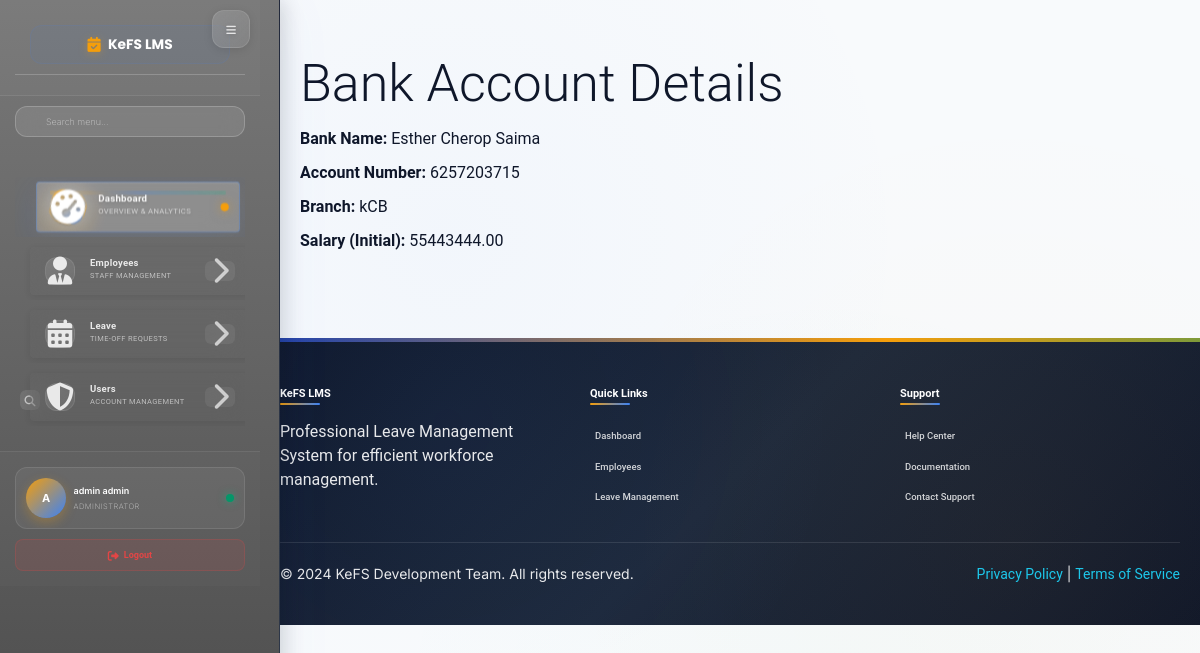
Screenshot of /dashboard/bank/ (signed in) with the database file from the repository.
### employee/models.py (models this page shows, shortened)
class CustomUser(AbstractUser): #auth_base.AbstractBaseUser
    HR = 1
    SUPERVISOR = 2
    USER = 3
    ROLE_CHOICES = (
        (HR, 'hr'),
        (SUPERVISOR, 'supervisor'),
        (USER, 'user'),
    )
    first_name = models.CharField(max_length=100)
    last_name = models.CharField(max_length=100)
    username = models.CharField(max_length=100)
    email = models.EmailField(unique=True)
    phone_number = models.CharField(max_length=100)
    role = models.PositiveSmallIntegerField(choices=ROLE_CHOICES, blank=True, null=True)
    date_joined = models.DateTimeField(auto_now_add=True)
    last_login = models.DateTimeField(auto_now=True)
    created_date = models.DateField(auto_now_add=True)
    modified_date = models.DateField(auto_now=True)
    is_active = models.BooleanField(default=False)
    is_admin = models.BooleanField(default=False)
    is_superuser = models.BooleanField(default=False)
    is_staff = models.BooleanField(default=False)
    objects = UserManager()
    USERNAME_FIELD = 'email'
    REQUIRED_FIELDS = ['username', 'first_name', 'last_name']

class Bank(models.Model):
    user = models.ForeignKey(settings.AUTH_USER_MODEL, on_delete=models.CASCADE)
    employee = models.ForeignKey(Employee, on_delete=models.CASCADE)  # Assuming you have an Employee model
    name = models.CharField(max_length=100, blank=True)
    account = models.CharField(max_length=100, blank=True)
    branch = models.CharField(max_length=255, blank=True)
    salary = models.DecimalField(max_digits=10, decimal_places=2, default=0)
    updated = models.DateTimeField(auto_now=True)

### dashboard/views.py (the view)
# urls.py: path('bank/', dashboard_bank_detail, name='bank'),  # URL pattern for bank details
@login_required
def dashboard_bank_detail(request):
    bank = Bank.objects.filter(user=request.user).first()  # Assuming there's only one bank account per user
    dataset = {'bank': bank}
    return render(request, 'dashboard/bank_detail.html', dataset)

### templates/dashboard/bank_detail.html (shortened to what this page needs)
{% extends '_layout.html' %}
{% load crispy_forms_tags %}
{% block content %}
<!DOCTYPE html>
<html lang="en">
<head>
</head>
<body>
    <div class="container">
        <h1>Bank Account Details</h1>
        {% if bank %}
            <p><strong>Bank Name:</strong> {{ bank.name }}</p>
            <p><strong>Account Number:</strong> {{ bank.account }}</p>
            <p><strong>Branch:</strong> {{ bank.branch }}</p>
            <p><strong>Salary (Initial):</strong> {{ bank.salary }}</p>
        {% else %}
            <p>No bank account information found for the current user.</p>
        {% endif %}
    </div>
</body>
</html>
{% endblock %}

### templates/_layout.html (shortened to what this page needs)
{% load static %}
<!doctype html>
<html lang="en">
<head>
    <link rel="stylesheet" href="https://cdnjs.cloudflare.com/ajax/libs/font-awesome/6.4.0/css/all.min.css">
    <link href="{% static 'css/bootstrap.min.css' %}" rel="stylesheet" />
    <link href="{% static 'css/animate.min.css' %}" rel="stylesheet"/>
    <link href="{% static 'css/light-bootstrap-dashboard.css' %}" rel="stylesheet"/>
    <link rel="stylesheet" href="https://code.jquery.com/ui/1.12.1/themes/base/jquery-ui.css">
</head>
<body>
    <div class="sidebar" id="sidebar">
        <div class="sidebar-wrapper">
            <div class="sidebar-header">
                <button class="sidebar-toggle" id="sidebar-toggle" aria-label="Toggle sidebar">
                    <i class="fas fa-bars"></i>
                </button>
                <div class="logo">
                    <a href="{% url 'dashboard:dashboard' %}">
                        <i class="fas fa-calendar-check"></i>
                        <span>KeFS LMS</span>
                    </a>
                </div>
            </div>
            <div class="sidebar-search">
                <i class="fas fa-search search-icon"></i>
                <input type="text" class="search-input" placeholder="Search menu..." id="sidebar-search">
            </div>
            <nav>
                <ul class="nav">
                    <li class="nav-item active">
                        <a href="{% url 'dashboard:dashboard' %}" class="nav-link">
                            <div class="nav-icon-wrapper">
                                <i class="fas fa-gauge-high nav-icon"></i>
                                <div class="nav-icon-glow"></div>
                            </div>
                            <div class="nav-content">
                                <span class="nav-title">Dashboard</span>
                                <span class="nav-subtitle">Overview & Analytics</span>
                            </div>
                            <div class="nav-indicator active"></div>
                        </a>
                    </li>
                    {% if request.user.is_superuser or request.user.is_staff %}
                    <li class="nav-item dropdown">
                        <a href="#" class="nav-link dropdown-toggle">
                            <div class="nav-icon-wrapper">
                                <i class="fas fa-user-tie nav-icon"></i>
                            </div>
                            <div class="nav-content">
                                <span class="nav-title">Employees</span>
                                <span class="nav-subtitle">Staff Management</span>
                            </div>
                            <i class="fas fa-chevron-right chevron-icon"></i>
                        </a>
                    </li>
                    {% endif %}
                    <li class="nav-item dropdown">
                        <a href="#" class="nav-link dropdown-toggle">
                            <div class="nav-icon-wrapper">
                                <i class="fas fa-calendar-days nav-icon"></i>
                            </div>
                            <div class="nav-content">
                                <span class="nav-title">Leave</span>
                                <span class="nav-subtitle">Time-off Requests</span>
                            </div>
                            <i class="fas fa-chevron-right chevron-icon"></i>
                        </a>
                    </li>
                    {% if request.user.is_superuser or request.user.is_staff %}
                    <li class="nav-item dropdown">
                        <a href="#" class="nav-link dropdown-toggle">
                            <div class="nav-icon-wrapper">
                                <i class="fas fa-shield-halved nav-icon"></i>
                            </div>
                            <div class="nav-content">
                                <span class="nav-title">Users</span>
                                <span class="nav-subtitle">Account Management</span>
                            </div>
                            <i class="fas fa-chevron-right chevron-icon"></i>
                        </a>
                    </li>
                    {% endif %}
                </ul>
            </nav>
            <div class="sidebar-profile">
                <div class="user-profile">
                    <div class="user-avatar">
                        {{ request.user.get_full_name|slice:":1"|default:request.user.username|slice:":1"|upper }}
                    </div>
                    <div class="user-info">
                        <div class="user-name">{{ request.user.get_full_name|truncatechars:15|default:request.user.username|truncatechars:15 }}</div>
                        <div class="user-role">
                            {% if request.user.is_superuser %}Administrator{% elif request.user.is_staff %}Staff{% else %}Employee{% endif %}
                        </div>
                    </div>
                    <div class="user-status" title="Online"></div>
                </div>
                <div class="sidebar-logout">
                    <a href="{% url 'accounts:logout' %}" class="logout-btn">
                        <i class="fas fa-sign-out-alt"></i>
                        <span>Logout</span>
                    </a>
                </div>
            </div>
        </div>
    </div>
    <div class="main-panel">
        <main id="main-content" class="main-content">
            {% block content %}{% endblock %}
        </main>
        <footer class="app-footer">
            <div class="footer-content">
                <div class="footer-section">
                    <h5>KeFS LMS</h5>
                    <p>Professional Leave Management System for efficient workforce management.</p>
                </div>
                <div class="footer-section">
                    <h5>Quick Links</h5>
                    <ul class="footer-links">
                        <li><a href="{% url 'dashboard:dashboard' %}">Dashboard</a></li>
                        <li><a href="{% url 'dashboard:employees' %}">Employees</a></li>
                        <li><a href="{% url 'dashboard:staffleavetable' %}">Leave Management</a></li>
                    </ul>
                </div>
                <div class="footer-section">
                    <h5>Support</h5>
                    <ul class="footer-links">
                        <li><a href="#">Help Center</a></li>
                        <li><a href="#">Documentation</a></li>
                        <li><a href="#">Contact Support</a></li>
                    </ul>
                </div>
            </div>
            <div class="footer-bottom">
                <div>&copy; 2024 KeFS Development Team. All rights reserved.</div>
                <div>
                    <a href="#">Privacy Policy</a> | <a href="#">Terms of Service</a>
                </div>
            </div>
        </footer>
    </div>
</body>
</html>

### rows the page displays
CustomUser: user.get_full_name "A", user.get_full_name "admin admin"
Bank: name "Esther Cherop Saima", account "6257203715", branch "kCB", salary "55443444.00"
